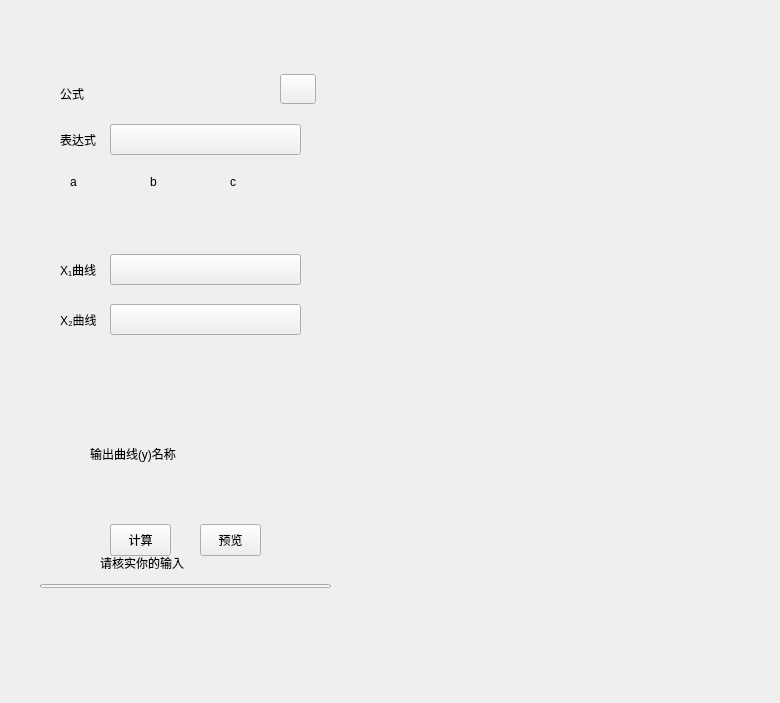
<?xml version="1.0" encoding="UTF-8"?>
<ui version="4.0">
 <class>Form</class>
 <widget class="SimpleCardWidget" name="Form">
  <property name="geometry">
   <rect>
    <x>0</x>
    <y>0</y>
    <width>780</width>
    <height>703</height>
   </rect>
  </property>
  <property name="windowTitle">
   <string>Form</string>
  </property>
  <widget class="ElevatedCardWidget" name="formulaWidget">
   <property name="geometry">
    <rect>
     <x>30</x>
     <y>54</y>
     <width>325</width>
     <height>600</height>
    </rect>
   </property>
   <widget class="ComboBox" name="expressionComboBox">
    <property name="geometry">
     <rect>
      <x>80</x>
      <y>70</y>
      <width>191</width>
      <height>31</height>
     </rect>
    </property>
   </widget>
   <widget class="ComboBox" name="X1ComboBox">
    <property name="geometry">
     <rect>
      <x>80</x>
      <y>200</y>
      <width>191</width>
      <height>31</height>
     </rect>
    </property>
   </widget>
   <widget class="ComboBox" name="X2ComboBox">
    <property name="geometry">
     <rect>
      <x>80</x>
      <y>250</y>
      <width>191</width>
      <height>31</height>
     </rect>
    </property>
   </widget>
   <widget class="HorizontalSeparator" name="HorizontalSeparator">
    <property name="geometry">
     <rect>
      <x>10</x>
      <y>350</y>
      <width>291</width>
      <height>3</height>
     </rect>
    </property>
   </widget>
   <widget class="StrongBodyLabel" name="outputNameLabel">
    <property name="geometry">
     <rect>
      <x>60</x>
      <y>390</y>
      <width>111</width>
      <height>19</height>
     </rect>
    </property>
    <property name="text">
     <string>输出曲线(y)名称</string>
    </property>
   </widget>
   <widget class="ProgressBar" name="ProgressBar">
    <property name="geometry">
     <rect>
      <x>10</x>
      <y>530</y>
      <width>291</width>
      <height>4</height>
     </rect>
    </property>
   </widget>
   <widget class="PrimaryPushButton" name="calculateButton">
    <property name="geometry">
     <rect>
      <x>80</x>
      <y>470</y>
      <width>61</width>
      <height>32</height>
     </rect>
    </property>
    <property name="text">
     <string>计算</string>
    </property>
   </widget>
   <widget class="ToggleButton" name="previewButton">
    <property name="geometry">
     <rect>
      <x>170</x>
      <y>470</y>
      <width>61</width>
      <height>32</height>
     </rect>
    </property>
    <property name="text">
     <string>预览</string>
    </property>
   </widget>
   <widget class="TransparentToolButton" name="applyButton">
    <property name="geometry">
     <rect>
      <x>250</x>
      <y>20</y>
      <width>36</width>
      <height>30</height>
     </rect>
    </property>
   </widget>
   <widget class="StrongBodyLabel" name="formulaLabel">
    <property name="geometry">
     <rect>
      <x>30</x>
      <y>30</y>
      <width>31</width>
      <height>19</height>
     </rect>
    </property>
    <property name="text">
     <string>公式</string>
    </property>
   </widget>
   <widget class="CaptionLabel" name="expressionLabel">
    <property name="geometry">
     <rect>
      <x>30</x>
      <y>70</y>
      <width>41</width>
      <height>31</height>
     </rect>
    </property>
    <property name="text">
     <string>表达式</string>
    </property>
   </widget>
   <widget class="CaptionLabel" name="CaptionLabel">
    <property name="geometry">
     <rect>
      <x>40</x>
      <y>120</y>
      <width>16</width>
      <height>16</height>
     </rect>
    </property>
    <property name="text">
     <string>a</string>
    </property>
   </widget>
   <widget class="CaptionLabel" name="bLabel">
    <property name="geometry">
     <rect>
      <x>120</x>
      <y>120</y>
      <width>16</width>
      <height>16</height>
     </rect>
    </property>
    <property name="text">
     <string>b</string>
    </property>
   </widget>
   <widget class="CaptionLabel" name="cLabel">
    <property name="geometry">
     <rect>
      <x>200</x>
      <y>120</y>
      <width>16</width>
      <height>16</height>
     </rect>
    </property>
    <property name="text">
     <string>c</string>
    </property>
   </widget>
   <widget class="CaptionLabel" name="X1Label">
    <property name="geometry">
     <rect>
      <x>30</x>
      <y>200</y>
      <width>41</width>
      <height>31</height>
     </rect>
    </property>
    <property name="text">
     <string>X₁曲线</string>
    </property>
   </widget>
   <widget class="CaptionLabel" name="X2Label">
    <property name="geometry">
     <rect>
      <x>30</x>
      <y>250</y>
      <width>41</width>
      <height>31</height>
     </rect>
    </property>
    <property name="text">
     <string>X₂曲线</string>
    </property>
   </widget>
   <widget class="CaptionLabel" name="mistakeA">
    <property name="geometry">
     <rect>
      <x>40</x>
      <y>171</y>
      <width>71</width>
      <height>16</height>
     </rect>
    </property>
    <property name="text">
     <string/>
    </property>
   </widget>
   <widget class="CaptionLabel" name="mistake2">
    <property name="geometry">
     <rect>
      <x>60</x>
      <y>441</y>
      <width>191</width>
      <height>16</height>
     </rect>
    </property>
    <property name="text">
     <string/>
    </property>
   </widget>
   <widget class="CaptionLabel" name="mistakeB">
    <property name="geometry">
     <rect>
      <x>120</x>
      <y>171</y>
      <width>71</width>
      <height>16</height>
     </rect>
    </property>
    <property name="text">
     <string/>
    </property>
   </widget>
   <widget class="CaptionLabel" name="mistakeC">
    <property name="geometry">
     <rect>
      <x>200</x>
      <y>171</y>
      <width>71</width>
      <height>16</height>
     </rect>
    </property>
    <property name="text">
     <string/>
    </property>
   </widget>
   <widget class="CaptionLabel" name="mistake3">
    <property name="geometry">
     <rect>
      <x>70</x>
      <y>501</y>
      <width>91</width>
      <height>16</height>
     </rect>
    </property>
    <property name="text">
     <string>请核实你的输入</string>
    </property>
   </widget>
  </widget>
 </widget>
 <customwidgets>
  <customwidget>
   <class>ComboBox</class>
   <extends>QPushButton</extends>
   <header>qfluentwidgets</header>
  </customwidget>
  <customwidget>
   <class>PushButton</class>
   <extends>QPushButton</extends>
   <header>qfluentwidgets</header>
  </customwidget>
  <customwidget>
   <class>PrimaryPushButton</class>
   <extends>PushButton</extends>
   <header>qfluentwidgets</header>
  </customwidget>
  <customwidget>
   <class>ToolButton</class>
   <extends>QToolButton</extends>
   <header>qfluentwidgets</header>
  </customwidget>
  <customwidget>
   <class>TransparentToolButton</class>
   <extends>ToolButton</extends>
   <header>qfluentwidgets</header>
  </customwidget>
  <customwidget>
   <class>ToggleButton</class>
   <extends>PushButton</extends>
   <header>qfluentwidgets</header>
  </customwidget>
  <customwidget>
   <class>HorizontalSeparator</class>
   <extends>QWidget</extends>
   <header>qfluentwidgets</header>
  </customwidget>
  <customwidget>
   <class>CardWidget</class>
   <extends>QFrame</extends>
   <header>qfluentwidgets</header>
   <container>1</container>
  </customwidget>
  <customwidget>
   <class>ElevatedCardWidget</class>
   <extends>SimpleCardWidget</extends>
   <header>qfluentwidgets</header>
   <container>1</container>
  </customwidget>
  <customwidget>
   <class>SimpleCardWidget</class>
   <extends>CardWidget</extends>
   <header>qfluentwidgets</header>
   <container>1</container>
  </customwidget>
  <customwidget>
   <class>CaptionLabel</class>
   <extends>QLabel</extends>
   <header>qfluentwidgets</header>
  </customwidget>
  <customwidget>
   <class>StrongBodyLabel</class>
   <extends>QLabel</extends>
   <header>qfluentwidgets</header>
  </customwidget>
  <customwidget>
   <class>ProgressBar</class>
   <extends>QProgressBar</extends>
   <header>qfluentwidgets</header>
  </customwidget>
 </customwidgets>
 <resources/>
 <connections/>
</ui>
